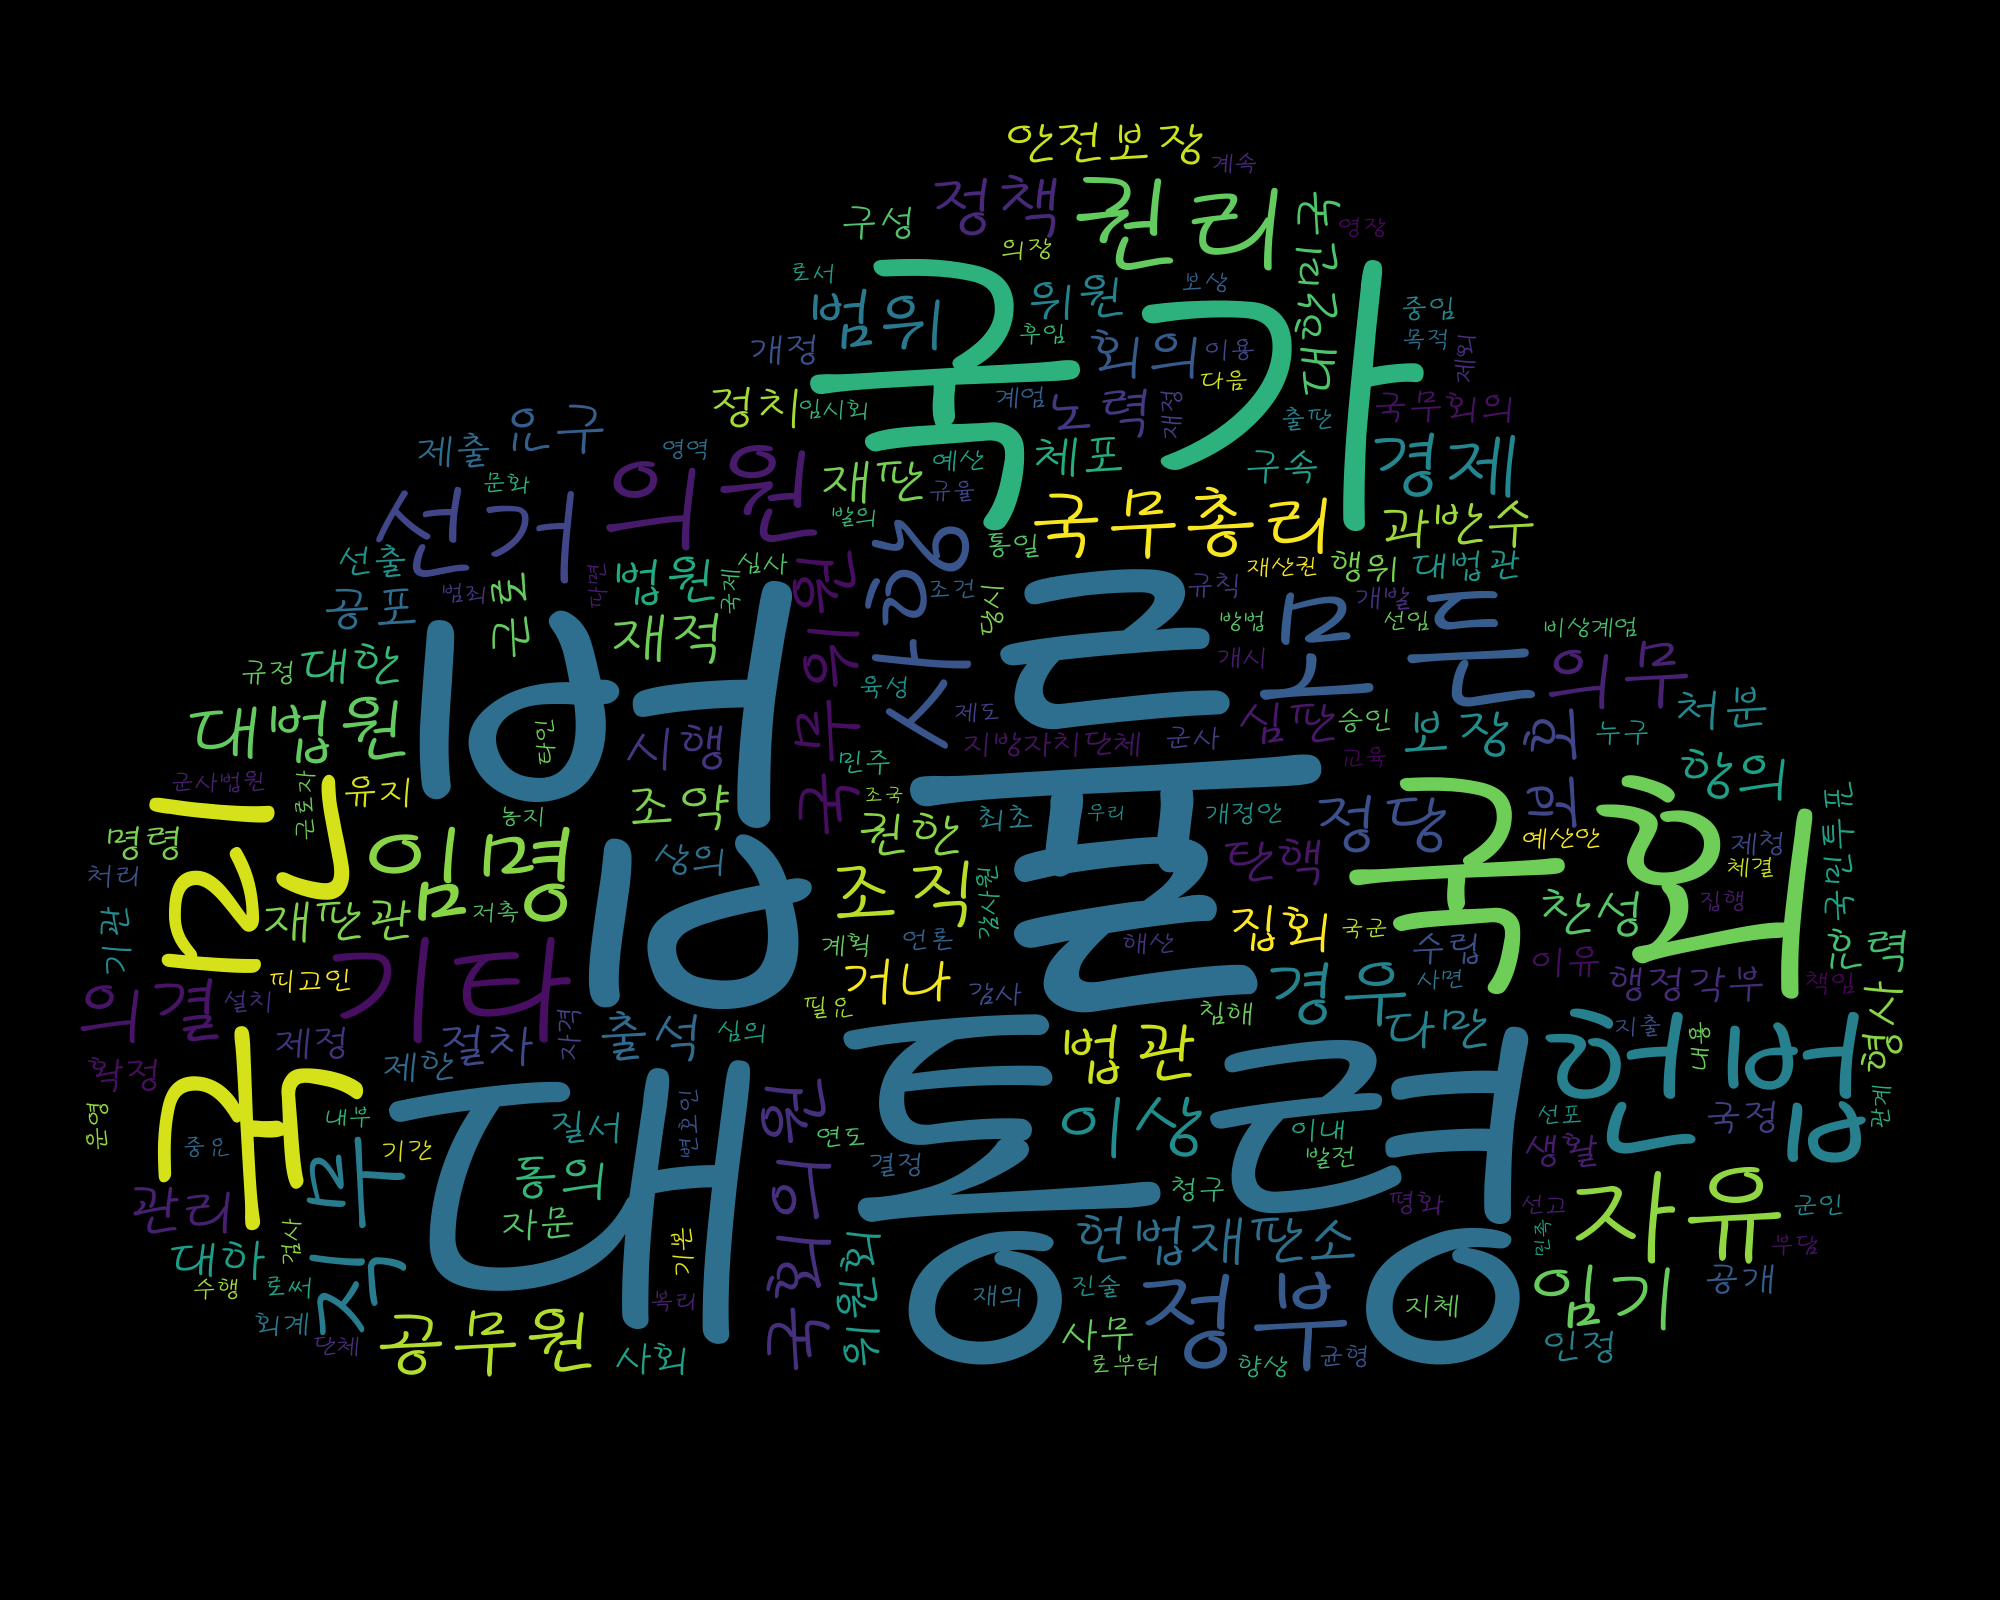

This chart was generated by the following Python code:
from wordcloud import WordCloud 
import matplotlib.pyplot as plt # 데이터 시각화
from collections import Counter # 텍스트,빈도수 추출
from konlpy.tag import Okt # 한국어 처리 형태소 분석 패키지
from PIL import Image # 그림 불러오는 패키지
import numpy as np # 그림을 배열로 나타내어 처리할 수 있도록 도와주는 패키지

with open('C:/Users/user/Desktop/word_cloud/대한민국헌법.txt', 'r', encoding='utf-8') as f:
    text = f.read()

# jvmpath= "C:/Program File/java/jdk-18.0.2/bin/server/jvm.dll"

okt = Okt() # 형태소 분석기 객체 생성
nouns = okt.nouns(text) # 명사만 추출

words = [n for n in nouns if len(n) > 1] # 단어의 길이가 1개인 것은 제외

c = Counter(words) # 단어별 빈도수 형태의 딕셔너리 데이터를 구함


img = Image.open('C:/Users/user/Desktop/cloud.png')
img_array = np.array(img) # 이미지 픽셀 값 수치 변환

wc = WordCloud(font_path='H2PIRL', width=400, height=400, scale=2.0, max_font_size=250, mask=img_array) # 한글 폰트 지정
gen = wc.generate_from_frequencies(c) # 빈도수에 따라 단어 크기 결정됨
plt.figure()
plt.imshow(gen)

wc.to_file('law.png') # 파일로 추출
